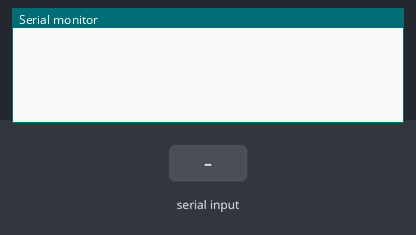
The sketch below on a simulated Arduino Uno, built with avr-gcc and run on an emulated ATmega328P. On the bench: the last lines printed to the serial monitor. The test bench sets the inputs (shaded band).

Above: at 1.2 s.
1.3 s: "90,45\n" received over Serial
At 2.4 s:
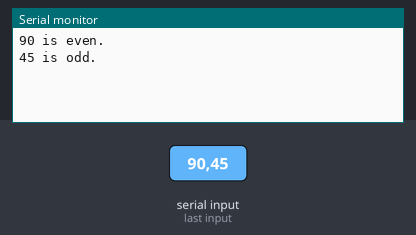
3.3 s: "30,150\n" received over Serial
At 5.0 s:
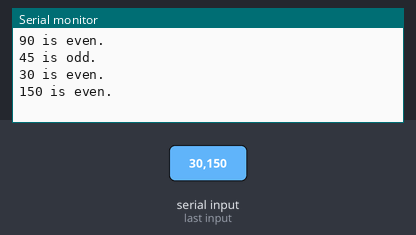
Timing chart, 0 to 6.5 s (numbered marks = the images above; inputs shaded):
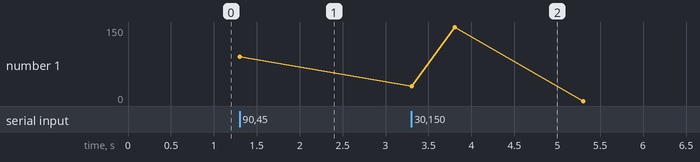

The sketch:

example-2.ino
```cpp
// Example 2
// The user enters a number in the Serial Monitor
// The program checks if the number is even or odd.

int delta = 500;
int userNumber = 0;

void setup() {
  Serial.begin(9600);
}

void loop() {
  while(Serial.available() == 0) {
    // while the user has not entered any numbers
    // do nothing
  }

  userNumber = Serial.parseInt(); // read user input as an integer
  Serial.print(userNumber);
  if (userNumber%2 == 0) {
    Serial.println(" is even.");
  }
  else {
    Serial.println(" is odd.");
  }
  delay(delta);
}
```

Measured:
- after the input at 1.3 s, the serial monitor: prints a new line at once (image 1)
- after the input at 3.3 s, the serial monitor: prints a new line at once (image 2)
